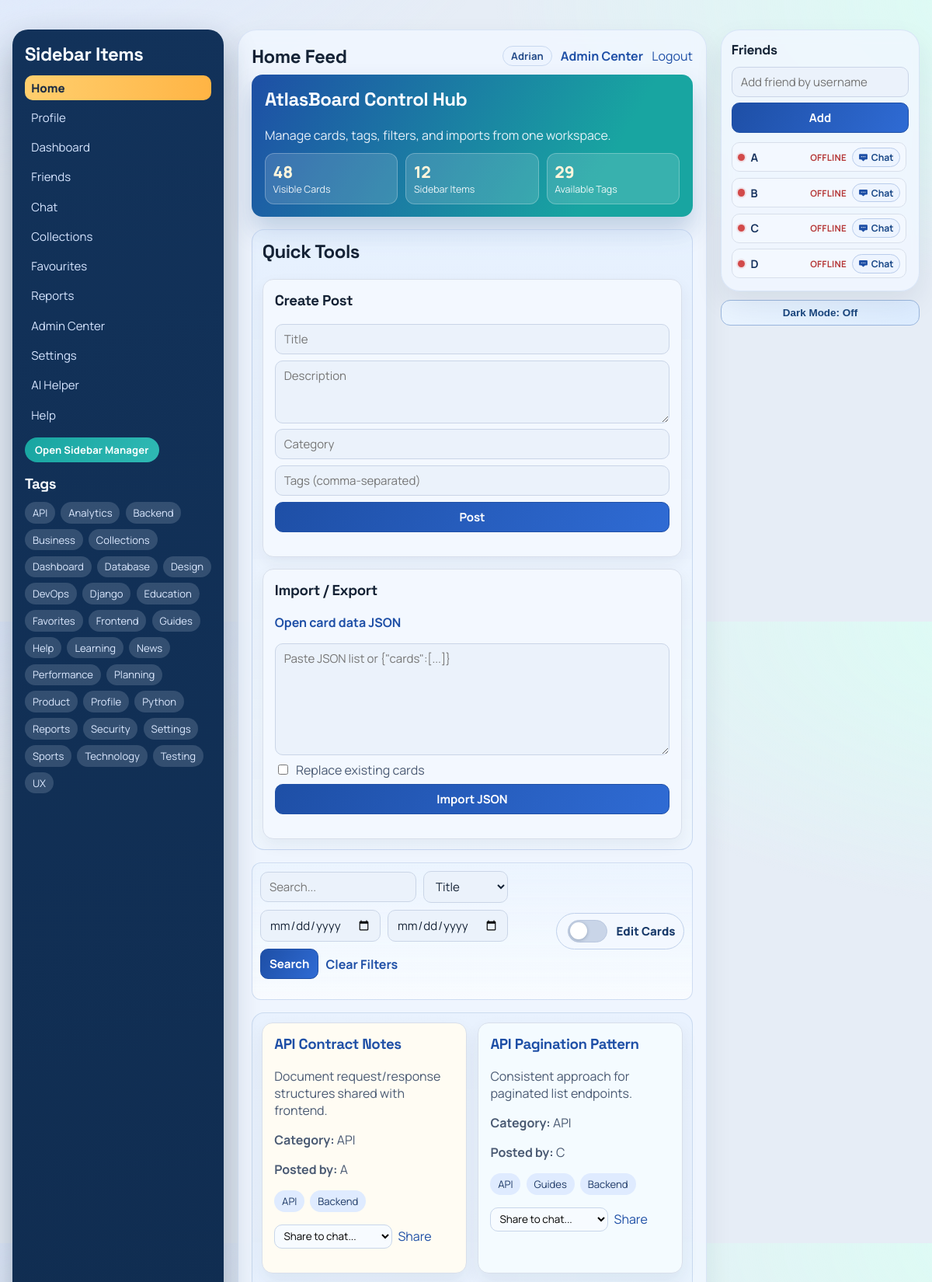
Screenshot of / (signed in, upper part) with the database file from the repository.
### myapp/models.py (models this page shows, shortened)
class SidebarItem(models.Model):
    name = models.CharField(max_length=50)

class Tag(models.Model):
    name = models.CharField(max_length=50)

class Card(models.Model):
    title = models.CharField(max_length=100)
    description = models.TextField()
    category = models.CharField(max_length=50)
    tags = models.ManyToManyField(Tag)
    owner = models.ForeignKey(User, on_delete=models.SET_NULL, null=True, blank=True, related_name='cards')
    created_at = models.DateTimeField(default=timezone.now)
    updated_at = models.DateTimeField(auto_now=True)

### myapp/views.py (the view)
# urls.py: path('', views.index, name='index'),
@login_required
def index(request):
    _ensure_presence(request.user)
    sidebar_items = _sidebar_items_for_user(request.user)
    tags = Tag.objects.all().order_by('name')
    search_query = request.GET.get('search', '').strip()
    default_sort = request.session.get('settings_default_sort', 'newest')
    sort_by = request.GET.get('sort', default_sort).strip()
    tag_filters = request.GET.getlist('tag')
    date_from = request.GET.get('date_from', '').strip()
    date_to = request.GET.get('date_to', '').strip()
    cards, sort_by, parsed_date_from, parsed_date_to = _filtered_cards(
        search_query,
        sort_by,
        tag_filters,
        date_from,
        date_to,
    )
    context = {
        'sidebar_items': sidebar_items,
        'tags': tags,
        'cards': cards,
        'search_query': search_query,
        'sort_by': sort_by,
        'tag_filters': tag_filters,
        'date_from': parsed_date_from.isoformat() if parsed_date_from else '',
        'date_to': parsed_date_to.isoformat() if parsed_date_to else '',
        'card_form': CardCreateForm(),
        'import_form': CardImportForm(),
        'current_section': 'home',
    }
    return render(request, 'myapp/index.html', context)

### myapp/forms.py
class CardCreateForm(forms.Form):
    title = forms.CharField(max_length=100)
    description = forms.CharField(widget=forms.Textarea, max_length=1000)
    category = forms.CharField(max_length=50)
    tags = forms.CharField(
        required=False,
        help_text='Comma-separated tags. Example: Python, Django',
    )

class CardImportForm(forms.Form):
    payload = forms.CharField(
        widget=forms.Textarea,
        help_text='Paste JSON array or {"cards": [...]} payload.',
    )
    replace_existing = forms.BooleanField(required=False)

### myapp/context_processors.py (called while the page is built)
def tab_session_seed(request):
    if not getattr(request, 'user', None) or not request.user.is_authenticated:
        return {'session_seed': False}
    return {'session_seed': bool(request.session.pop('tab_session_seed', False))}

def ui_theme_mode(request):
    theme_mode = request.COOKIES.get('ui_theme_mode') or request.session.get('settings_theme_mode') or 'light'
    if theme_mode not in {'light', 'dark'}:
        theme_mode = 'light'
    return {'ui_theme_mode': theme_mode}

### myapp/templatetags/url_helpers.py (called while the page is built)
@register.simple_tag
def build_tag_url(tag_id, current_tags, search_query, sort_by, date_from='', date_to=''):
    tags = current_tags.copy()
    tag_id_str = str(tag_id)
    if tag_id_str in tags:
        tags.remove(tag_id_str)
    else:
        tags.append(tag_id_str)
    params = []
    for t in tags:
        params.append(('tag', t))
    if search_query:
        params.append(('search', search_query))
    if sort_by:
        params.append(('sort', sort_by))
    if date_from:
        params.append(('date_from', date_from))
    if date_to:
        params.append(('date_to', date_to))
    return '?' + urlencode(params)

@register.simple_tag
def sidebar_item_url(item):
    name = str(getattr(item, 'name', item)).strip().lower()
    mapping = {
        'home': 'index',
        'help': 'help_page',
        'admin center': 'admin_center_page',
        'dashboard': 'dashboard_page',
        'profile': 'profile_page',
        'friends': 'friends_page',
        'chat': 'chat_hub_page',
        'ai helper': 'ai_helper_page',
        'settings': 'settings_page',
        'reports': 'reports_page',
        'collections': 'collections_page',
        'favourites': 'favorites_page',
        'favorites': 'favorites_page',
    }
    route_name = mapping.get(name)
    if route_name:
        return reverse(route_name)
    item_id = getattr(item, 'id', None)
    if item_id:
        return reverse('sidebar_item_detail', args=[item_id])
    return reverse('index')

### myapp/templates/myapp/index.html (shortened to what this page needs)
﻿{% load static %}
{% load url_helpers %}
<!DOCTYPE html>
<html lang="en">
<head>
    <link rel="stylesheet" href="{% static 'myapp/style.css' %}">
</head>
<body
    class="app-body theme-{{ ui_theme_mode|default:'light' }} page-home home-card-edit-off"
    data-is-admin="{% if request.user.is_staff %}1{% else %}0{% endif %}"
    data-current-user="{{ request.user.username }}"
    data-authenticated="1"
    data-session-seed="{% if session_seed %}1{% else %}0{% endif %}"
    data-force-logout-url="{% url 'logout_page' %}"
    data-theme-set-url="{% url 'set_theme_mode' %}"
>
    <div class="container">
        <aside class="sidebar" id="sidebar">
            <h2>Sidebar Items</h2>
            <ul>
                {% for item in sidebar_items %}
                    {% sidebar_item_url item as item_url %}
                    <li>
                        <a
                            class="sidebar-item-link {% if item.name|lower == current_section %}active{% endif %}"
                            href="{{ item_url }}"
                        >
                            {{ item.name }}
                        </a>
                    </li>
                {% empty %}
                    <li>No items yet.</li>
                {% endfor %}
            </ul>
            {% if request.user.is_staff %}
                <a class="sidebar-nav-btn" href="{% url 'sidebar_items_page' %}">Open Sidebar Manager</a>
            {% endif %}
            <h3>Tags</h3>
            <div class="tag-list">
                {% for tag in tags %}
                    {% build_tag_url tag.id tag_filters search_query sort_by date_from date_to as tag_url %}
                    <a href="{{ tag_url }}" class="tag {% if tag.id|stringformat:'s' in tag_filters %}selected{% endif %}">
                        {{ tag.name }}
                    </a>
                {% empty %}
                    <span>No tags yet.</span>
                {% endfor %}
            </div>
        </aside>
        <main class="main surface-panel">
            <header class="page-header">
                <h1>Home Feed</h1>
                <div class="header-links">
                    <span class="user-chip">{{ request.user.username }}</span>
                    {% if request.user.is_staff %}
                        <a class="inline-link" href="{% url 'admin_center_page' %}">Admin Center</a>
                    {% endif %}
                    <form method="post" action="{% url 'logout_page' %}" class="inline-form">
                        <button type="submit" class="link-button">Logout</button>
                    </form>
                </div>
            </header>
            <section class="home-hero">
                <h1>AtlasBoard Control Hub</h1>
                <p>Manage cards, tags, filters, and imports from one workspace.</p>
                <div class="hero-metrics">
                    <div class="metric">
                        <span class="metric-value">{{ cards|length }}</span>
                        <span class="metric-label">Visible Cards</span>
                    </div>
                    <div class="metric">
                        <span class="metric-value">{{ sidebar_items|length }}</span>
                        <span class="metric-label">Sidebar Items</span>
                    </div>
                    <div class="metric">
                        <span class="metric-value">{{ tags|length }}</span>
                        <span class="metric-label">Available Tags</span>
                    </div>
                </div>
            </section>
            <section class="tools-panel" aria-label="Quick Tools">
                <h2>Quick Tools</h2>
                <div class="tools-grid">
                    <article class="tool-card">
                        <h3>Create Post</h3>
                        <form method="post" action="{% url 'add_card' %}" class="stack-form{% if request.user.is_staff %} admin-editable-form{% endif %}">
                            <input type="text" name="title" maxlength="100" placeholder="Title" required>
                            <textarea name="description" rows="3" maxlength="1000" placeholder="Description" required></textarea>
                            <input type="text" name="category" maxlength="50" placeholder="Category" required>
                            <input type="text" name="tags" placeholder="Tags (comma-separated)">
                            <button type="submit">Post</button>
                        </form>
                    </article>
                    {% if request.user.is_staff %}
                        <article class="tool-card">
                            <h3>Import / Export</h3>
                            <p>
                                <a class="inline-link" href="{% url 'export_cards_json' %}" target="_blank" rel="noopener">
                                    Open card data JSON
                                </a>
                            </p>
                            <form
                                method="post"
                                action="{% url 'import_cards_json' %}"
                                class="stack-form admin-editable-form"
                                onsubmit="return !this.replace_existing.checked || confirm('Replace all existing cards? This cannot be undone.');"
                            >
                                <textarea
                                    name="payload"
                                    rows="6"
                                    placeholder='Paste JSON list or {"cards":[...]}'
                                    required
                                ></textarea>
                                <label class="checkbox-line">
                                    <input type="checkbox" name="replace_existing">
                                    Replace existing cards
                                </label>
                                <button type="submit">Import JSON</button>
                            </form>
                        </article>
                    {% endif %}
                </div>
            </section>
            <div class="search-sort">
                <div class="search-sort-row">
                    <form method="get" class="filters-form">
                        <input type="text" name="search" placeholder="Search..." value="{{ search_query }}">
                        <select name="sort">
                            <option value="title" {% if sort_by == "title" %}selected{% endif %}>Title</option>
                        </select>
                        <input type="date" name="date_from" value="{{ date_from }}" aria-label="Date from">
                        <input type="date" name="date_to" value="{{ date_to }}" aria-label="Date to">
                        <button type="submit">Search</button>
                        {% if search_query or tag_filters or sort_by != "newest" or date_from or date_to %}
                            <a href="{% url 'index' %}" class="clear-link">Clear Filters</a>
                        {% endif %}
                    </form>
                    <div class="home-edit-toggle" id="homeCardEditToggleWrap">
                        <label class="toggle-line" for="homeCardEditToggle">
                            <input type="checkbox" id="homeCardEditToggle">
                            <span>Edit Cards</span>
                        </label>
                    </div>
                </div>
            </div>
            <section class="cards" aria-label="Cards">
                {% for card in cards %}
                    <article class="card">
                        <h3><a class="inline-link" href="{% url 'card_detail' card.id %}">{{ card.title }}</a></h3>
                        <div class="home-card-static">
                            <p>{{ card.description }}</p>
                            <p><strong>Category:</strong> {{ card.category }}</p>
                        </div>
                        <p><strong>Posted by:</strong> {{ card.owner.username|default:"Unknown" }}</p>
                        <p class="card-tags">
                            {% for tag in card.tags.all %}
                                <span class="tag">{{ tag.name }}</span>
                            {% empty %}
                                <span>No tags</span>
                            {% endfor %}
                        </p>
                        {% if friends_panel_items %}
                            <form method="post" action="{% url 'share_card_to_chat' card.id %}" class="share-inline-form">
                                <select name="friend_id" required>
                                    <option value="">Share to chat...</option>
                                </select>
                                <button type="submit" class="link-button">Share</button>
                            </form>
                        {% else %}
                            <p class="share-hint">Add friends to share posts in chat.</p>
                        {% endif %}
                    </article>
                {% empty %}
                    <p>No cards found.</p>
                {% endfor %}
            </section>
        </main>
        <div class="right-rail">
            <aside class="friends-sidebar surface-panel" aria-label="Friends">
                <h2>Friends</h2>
                <form method="post" action="{% url 'add_friend' %}" class="stack-form friends-add-form">
                    <input type="text" name="username" placeholder="Add friend by username" required>
                    <button type="submit">Add</button>
                </form>
                <div class="friends-list">
                    {% for friend in friends_panel_items %}
                        <div class="friend-row">
                            <span class="friend-state {% if friend.is_online %}online{% else %}offline{% endif %}"></span>
                            <span class="friend-name">{{ friend.username }}</span>
                            <span class="friend-presence-text {% if friend.is_online %}online{% else %}offline{% endif %}">
                                {% if friend.is_online %}Online{% else %}Offline{% endif %}
                            </span>
                            <a class="friend-chat-btn" href="{% url 'chat_page' friend.id %}">
                                <img src="{% static 'myapp/chat-icon.svg' %}" alt="" aria-hidden="true">
                                <span>Chat</span>
                            </a>
                        </div>
                    {% empty %}
                        <p class="friend-empty">No friends added yet.</p>
                    {% endfor %}
                </div>
            </aside>
            <div class="theme-rail-tool">
                <button type="button" class="theme-quick-btn" data-theme-quick-toggle>Dark Mode: Off</button>
            </div>
        </div>
    </div>
</body>
</html>

### rows the page displays
SidebarItem: name "Home"
SidebarItem: name "Profile"
SidebarItem: name "Dashboard"
SidebarItem: name "Friends"
SidebarItem: name "Chat"
SidebarItem: name "Collections"
SidebarItem: name "Favourites"
SidebarItem: name "Reports"
SidebarItem: name "Admin Center"
SidebarItem: name "Settings"
SidebarItem: name "AI Helper"
SidebarItem: name "Help"
Tag: name "API"
Tag: name "Analytics"
Tag: name "Backend"
Tag: name "Business"
Tag: name "Collections"
Tag: name "Dashboard"
Tag: name "Database"
Tag: name "Design"
Tag: name "DevOps"
Tag: name "Django"
Tag: name "Education"
Tag: name "Favorites"
Tag: name "Frontend"
Tag: name "Guides"
Tag: name "Help"
Tag: name "Learning"
Tag: name "News"
Tag: name "Performance"
Tag: name "Planning"
Tag: name "Product"
Tag: name "Profile"
Tag: name "Python"
Tag: name "Reports"
Tag: name "Security"
Tag: name "Settings"
Tag: name "Sports"
Tag: name "Technology"
Tag: name "Testing"
Tag: name "UX"
Card: title "API Contract Notes", description "Document request/response structures shared with frontend.", category "API", owner.username "A"
Card: title "API Pagination Pattern", description "Consistent approach for paginated list endpoints.", category "API", owner.username "C"

### other values shown
{{ request.user.username }} "Adrian"
{{ cards|length }} "48"
{{ sidebar_items|length }} "12"
{{ tags|length }} "29"
{{ friend.username }} "A" "B" "C" "D"
